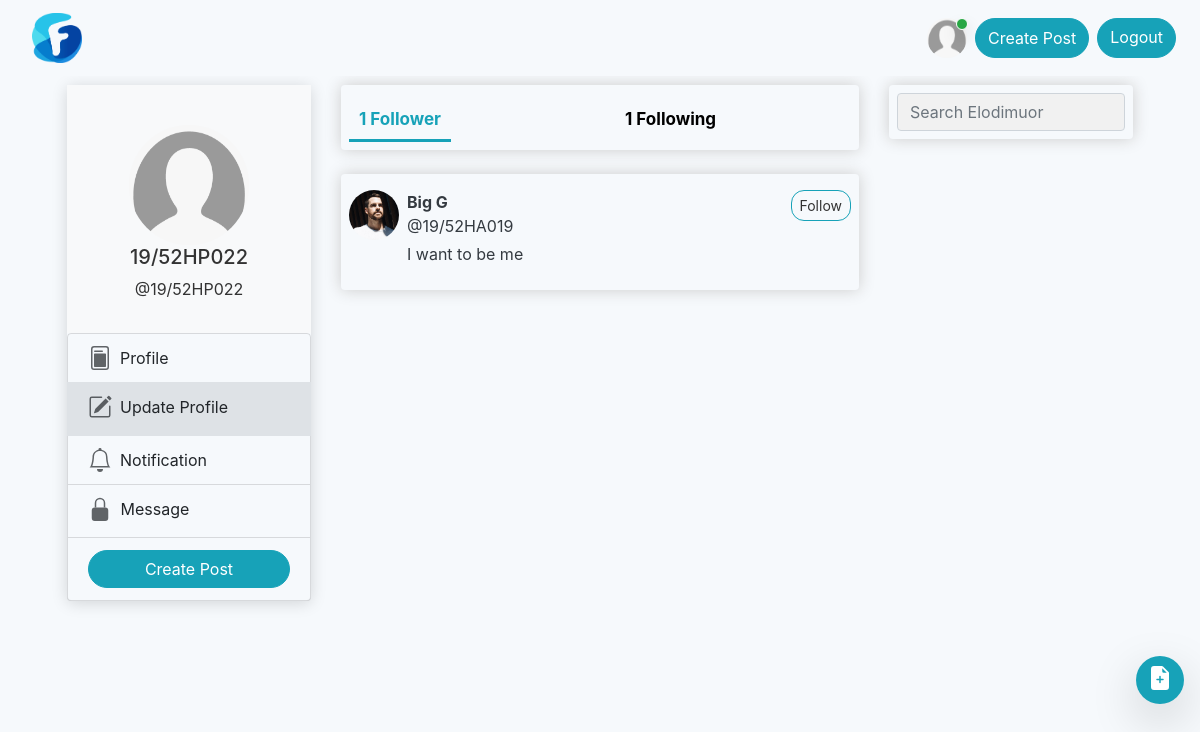
Page /Favourelodimuor/follow/ (signed in) on the committed database.
### users/models.py (models this page shows, shortened)
class User(AbstractUser):
    username = models.CharField(
        max_length=150,
        unique=True,
        validators=[
            RegexValidator(
                regex=r'^[\w@./+-]+$',  # Adjust the regex to include other characters if needed
                message="Username must consist of letters, numbers, or @/./+/-/_ characters."
            ),
        ],
        error_messages={
            'unique': "A user with that username already exists.",
        },
    )
    display_name = models.CharField(max_length=20, null=True, blank=True)
    about = models.CharField(max_length=255, null=True, blank=True)
    image = models.ImageField(default='profile.png', upload_to='profile_picture')
    follower = models.ManyToManyField(settings.AUTH_USER_MODEL, blank=True, related_name='follower_list')
    following = models.ManyToManyField(settings.AUTH_USER_MODEL, blank=True, related_name='following_list')
    background_image = models.ImageField(default="WIN_20220328_15_20_55_Pro.jpg", upload_to="profile_background_image")
    account_visit = models.IntegerField(default=0)
    account_engaged = models.IntegerField(default=0)
    has_viewed = models.BooleanField(default=False)
    is_verified = models.BooleanField(default=False)
    post_notification = models.ManyToManyField(settings.AUTH_USER_MODEL, blank=True, related_name='post_notify')
    mute_list = models.ManyToManyField(settings.AUTH_USER_MODEL, blank=True, related_name='mute')
    block_list = models.ManyToManyField(settings.AUTH_USER_MODEL, blank=True, related_name='block')

### users/views.py (the view)
# urls.py: re_path(r'^(?P<username>.+)/follow/$', user_views.follower_view, name='follow'),
@login_required
def follower_view(request, username):
    username = unquote(username)
    obj = get_object_or_404(User, username=username)
    notification_count = Notification.objects.filter(user=request.user, is_seen=False).count()
    post_notification_count = PostNotification.objects.filter(user=request.user, is_seen=False).count()
    follower = obj.follower.all()
    following = obj.following.all()
    context = {
        "follower": follower,
        "following": following,
        "notification_count": notification_count,
        "post_notification_count": post_notification_count,
    }
    return render(request, "users/follows.html", context)

### users/templates/users/follows.html (shortened to what this page needs)
{% extends 'blog/base.html' %}
{% load humanize %}
{% load static %}
{% load subtract %}
{% block content %}
<div class="col-lg-6">
    <div class="box-element">
        <div class="tab row mt-2">
            <div class="col-lg-6 col-6">
                <button class="tablinks" id="defaultOpen" onclick="openCity(event, 'Paris')">
                    <b>{{ follower.count }} Follower</b>
                </button>
            </div>
            <div class="col-lg-6 col-6" id="Following">
                <button class="tablinks" onclick="openCity(event, 'Tokyo')">
                    <b>{{ following.count }} Following</b>
                </button>
            </div>
        </div>
    </div>
    <br>
    <div id="Paris" class="tabcontent">
        {% for follow in follower %}
        <div class="box-element mb-3">
            <div class="content-section">
                <div class="media mt-2">
                    <a href="{% url 'a_follower_post_view' follow %}">
                        <img class="rounded-circle" style="width:50px;height:50px" src="{{ follow.image.url }}"
                             alt="">
                    </a>
                    <div class="media-body">
                        <a href="{% url 'a_follower_post_view' follow %}" class="text-decoration-none text-dark">
                            <strong class="account-heading ml-2">
                                {% if follow.display_name %}
                                {{ follow.display_name }}
                                {% else %}
                                {{follow}}
                                {% endif %}
                            </strong>
                        </a>
                        {% if follow in request.user.following.all %}
                        <button style="border-radius:13px;" data-href="{% url 'follower-api' follow %}"
                                class="btn follow-btn btn-info btn-sm float-right" id="follow-btn">Following
                        </button>
                        {% else %}
                        <a data-href="{% url 'follower-api' follow %}" style="border-radius:13px;"
                           class="btn btn-outline-info follow-btn btn-sm float-right"
                           id="follow-buttonn">Follow
                        </a>
                        {% endif %}
                        <a href="{% url 'a_follower_post_view' follow %}" class="text-decoration-none text-dark">
                            <p class="account-heading ml-2 mb-1">@{{ follow }}</p>
                            <p class="account-heading ml-2">{{ follow.about }}</p>
                        </a>
                    </div>
                </div>
            </div>
        </div>
        {% endfor %}
    </div>
</div>
<div class="col-lg-3">
    <div class="box-element">
        <form action="{% url 'search' %}" autocomplete="off" method="GET" value="{{request.GET.q}}">
            <input type="text" name="q" value="{{request.GET.q}}" class="form-control"
                   placeholder="Search Elodimuor"/>
        </form>
    </div>
    <br>
</div>
{% endblock %}

### feed/templates/blog/base.html (shortened to what this page needs)
<!DOCTYPE html>
{% load crispy_forms_tags %}
{% load static %}
{% load humanize %}
{% load pwa %}
<html lang="en">
<head>
    <link href="https://cdn.jsdelivr.net/npm/bootstrap@5.1.3/dist/css/bootstrap.min.css" rel="stylesheet"
>
    <link rel="stylesheet" href="https://stackpath.bootstrapcdn.com/bootstrap/4.5.0/css/bootstrap.min.css"
>
    <link href="https://stackpath.bootstrapcdn.com/bootstrap/4.4.1/css/bootstrap.min.css" rel="stylesheet"
          type="text/css"/>
    <link rel="stylesheet" href="https://cdn.jsdelivr.net/npm/bootstrap@4.6.1/dist/css/bootstrap.min.css"
>
    <link rel="stylesheet" href="https://cdnjs.cloudflare.com/ajax/libs/animate.css/4.1.1/animate.min.css"/>
    <link rel="stylesheet" href="https://cdnjs.cloudflare.com/ajax/libs/animate.css/3.7.2/animate.min.css">
    <link rel="stylesheet" href="{% static 'css/bootstrap.css' %}">
    <link rel="stylesheet" href="{% static 'css/main.css' %}">
    <link rel="stylesheet" href="{% static 'css/search.css' %}">
</head>
<body id="page-top">
{% include 'blog/navbar.html' %}
<div class="container">
    <div class="row">
        <div class="col-lg-3 phone_size">
            <div class="sticky-top" style="top: 80px">
                <div class="card border-0">
                    <div align="center" class="customer-profile">
                        <br>
                        <img width="120" height="120" background="#fff" color="#fff"
                             class="rounded-circle customer-image " src="{{ user.image.url }}">
                        <h5>
                            {% if user.display_name %}
                            {{ user.display_name }}
                            {% else %}
                            {{ user }}
                            {% endif %}
                        </h5>
                        <p class="text-truncate">@{{ user }}</p>
                    </div>
                    <ul class="customer-nav list-group">
                        <a href="{% url 'a_follower_post_view' user %}" class=" list-group-item">
                            <div class="media">
                                <div class="media-body ml-2">
                                    Profile
                                </div>
                            </div>
                        </a>
                        <a href="{% url 'update_profile' %}" class="active list-group-item">
                            <div class="media">
                                <div class="media-body ml-1">
                                    Update Profile
                                </div>
                            </div>
                        </a>
                        <a href="{% url 'notification' %}" class="list-group-item">
                            <div class="media">
                                <div class="media-body ml-2">
                                    Notification
                                </div>
                            </div>
                        </a>
                        <a href="#" class="d-flex justify-content-between align-items-center list-group-item">
                            <span>
                                Message
                            </span>
                        </a>
                        <a data-target="#postModal" data-toggle="modal" href=""
                           class="d-flex justify-content-between align-items-center list-group-item">
                            <button class="btn btn-info btn-block">
                                Create Post
                            </button>
                        </a>
                    </ul>
                </div>
            </div>
        </div>
        <br>
        <br>
        {% block content %} {% endblock %}
    </div>
</div>
<div class="toast-container toast-bottom-center" style="height: 10px;">
</div>
<a class="scroll shadow-lg rounded-circle">
</a>
</body>
</html>

### feed/templates/blog/navbar.html (shortened to what this page needs)
{% load static %}
{% load humanize %}
<nav style="background-color: #f6f9fc !important;"
     class="bg-light navbar  navbar-expand-lg navbar-light fixed-top mb-5">
    <div class="form-inline my-2 my-lg-0">
        <div class="row">
            <div class="col">
                <a class="navbar-brand ml-3 d-flex" href="{% url 'feed_home' %}">
                    <img class="logo-img" src="{% static 'images/falcon_LGfm6ox.png' %}" alt="">
                </a>
            </div>
        </div>
    </div>
    <nav id="navbar_main" class="mobile-offcanvas navbar navbar-expand-lg navbar-light bg-light"
         style="background-color: #f6f9fc !important;">
    </nav>
    <div class="navbar-collapse mr-auto order-lg-2 collapse hide_nav" id="navbarCollapse" style="">
        <div class="collapse d-flex navbar-collapse" id="navbarSupportedContent">
            <ul class="navbar d-flex navbar-nav float-left me-auto">
                <li class="nav-item">
                    <a class="nav-link active" aria-current="page" href="/"></a>
                </li>
            </ul>
            <form class="d-flex" method="get" action="{% url 'search' %}">
                <a href="{% url 'a_follower_post_view' request.user %}">
                    <img src="{{ user.image.url }}" width="40" height="40" class="rounded-circle mr-2 user-image"
                         alt=""></a>
                <div class="badge badge-success shadow badge-counter rounded-circle user_badge"
                     style="margin-left: 29px;">
                </div>
                <button type="button" data-target="#postModal" data-toggle="modal" class="btn btn-info mr-2">Create
                    Post
                </button>
                {% if request.user.is_authenticated %}
                <a href="{% url 'logout' %}" class="btn btn-info mr-2">Logout
                </a>
                {% endif %}
            </form>
        </div>
    </div>
</nav>

### static/css/main.css (style rules this page uses)
body { background-color: #f6f9fc !important; color: #333333; margin-top: 5rem; }
.box-element { box-shadow:hsl(0, 0%, 80%) 0 0 16px; background-color: ; border-radius: 4px; padding: 8px; }
.container { margin-top: .5rem; max-width: 90%; padding-right: 7px; padding-left: 7px; margin-top: 85px; }
.btn { border-radius: 24px }
.card { box-shadow: 0 2px 1rem rgba(0,0,0,.15); }
.border-0 { border: 0!important; }
.card { position: relative; display: -webkit-flex; display: flex; -webkit-flex-direction: column; flex-direction: column; min-width: 0; word-wrap: break-word; background-color: transparent; background-clip: border-box; border: 0 solid transparent; border-radius: 5px; }
.customer-profile { padding: 1rem; text-align: center; background: #f8f9fa; }
.customer-nav a { text-decoration: none; background-color: transparent; }
.customer-nav .list-group-item.active { border-color: #dee2e6; background: #dee2e6; color: #212529; }
.toast-bottom-left, .toast-bottom-center, .toast-bottom-right { bottom: 1.5rem; }
.toast-container { position: fixed; z-index: 2; padding-top: 80px; left: 0; top: 0; width: 100%; height: auto; }

### static/css/search.css (style rules this page uses)
.tab { overflow: auto; }
.tab button { background-color: inherit; float: left; border: none; outline: none; cursor: pointer; padding: 6px 10px; transition: .3s; font-size: 17px; }
.tab button.active { background-colo: #007bff !important; color: #17a2b8 !important; border-bottom: 3px solid #17a2b8; }
.tabcontent { display: none; border-top: none; }
* { box-sizing: border-box; }
input { border: 1px solid transparent; background-color: #f1f1f1; padding: 10px; font-size: 16px; }
input[type=text] { background-color: #f1f1f1; width: 100%; }

### feed/templates/blog/navbar.html (style rules this page uses)
body { overflow-x: hidden; }
.logo-img { width: 50px; height: 50px; }
.user-image { position:relative; }
.user_badge { border-radius:50%; border: 1px white solid; position:absolute; top:18px; width: 12px; height: 12px; }

### feed/templates/blog/base.html (style rules this page uses)
.box-element { box-shadow:hsl(0, 0%, 80%) 0 0 16px; border-radius: 4px; padding: 8px; }
.container { margin-top: .5rem; max-width: 90%; padding-right: 7px; padding-left: 7px; margin-top: 85px; }
.btn { border-radius: 24px }
.card { box-shadow: 0 2px 1rem rgba(0,0,0,.15); }
.border-0 { border: 0!important; }
.card { position: relative; display: -webkit-flex; display: flex; -webkit-flex-direction: column; flex-direction: column; min-width: 0; word-wrap: break-word; background-color: transparent; background-clip: border-box; border: 0 solid transparent; border-radius: 5px; }
.customer-profile { padding: 1rem; text-align: center; background: #f8f9fa; }
.customer-nav a { text-decoration: none; background-color: transparent; }
.customer-nav .list-group-item.active { border-color: #dee2e6; background: #dee2e6; color: #212529; }
.toast-bottom-left, .toast-bottom-center, .toast-bottom-right { bottom: 1.5rem; }
.toast-container { position: fixed; z-index: 2; padding-top: 80px; left: 0; top: 0; width: 100%; height: auto; }
.scroll { position:fixed; border-radius: 50%; right:1rem; bottom:6rem; width:3rem; height:3rem; color:#fff; background:#17a2b8; padding: 8px; justify-content: center !important; align-items: center !important; }

### users/templates/users/follows.html (style rules this page uses)
.tab { overflow: auto; }
.tab button { background-color: inherit; float: left; border: none; outline: none; cursor: pointer; padding: 6px 10px; transition: .3s; font-size: 17px; }
.tab button.active { background-colo: #007bff !important; color: #17a2b8 !important; border-bottom: 3px solid #17a2b8; }
.tabcontent { display: none; border-top: none; }

### rows in the picture
User: image (placeholder picture), username "19/52HP022"
User: image (picture), display_name "Big G", username "19/52HA019", about "I want to be me"

### other values in the picture
{{ follower.count }} "1"
{{ following.count }} "1"
